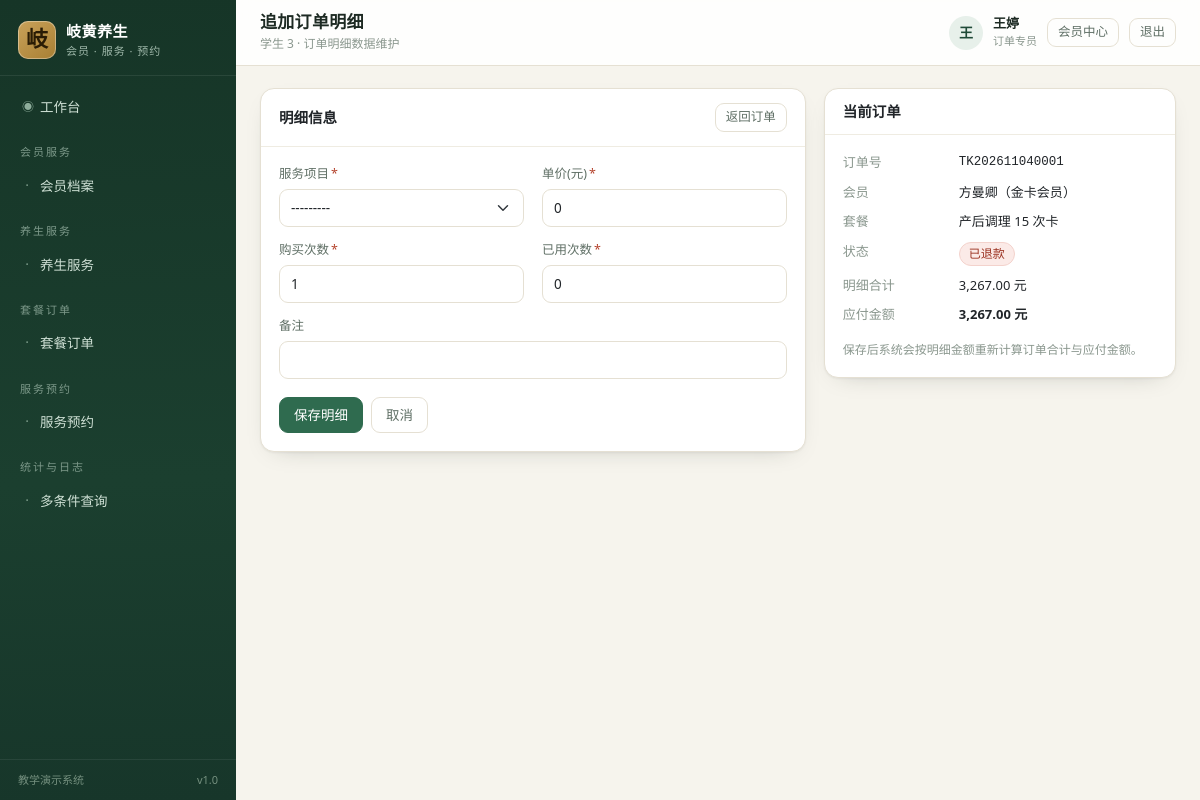
Page /orders/26/items/add/ (signed in) on the committed database.
### core/models.py (models this page shows, shortened)
class Menu(models.Model):
    GROUP_CHOICES = [
        ("member", "会员服务"),
        ("service", "养生服务"),
        ("order", "套餐订单"),
        ("appointment", "服务预约"),
        ("report", "统计与日志"),
        ("system", "系统管理"),
    ]
    code = models.CharField("菜单编码", max_length=50, unique=True)
    name = models.CharField("菜单名称", max_length=50)
    url_name = models.CharField("路由名称", max_length=80)
    perm_codename = models.CharField("所需权限", max_length=100, blank=True,
                                     help_text="如 services.view_healthservice，留空表示登录即可访问")
    icon = models.CharField("图标", max_length=40, default="bi-circle")
    role_scope = models.CharField(
        "适用角色", max_length=120, blank=True,
        help_text="逗号分隔的角色编码（如 member,therapist），留空表示全部角色",
    )
    group = models.CharField("分组", max_length=20, choices=GROUP_CHOICES, default="service")
    sort_order = models.IntegerField("排序", default=0)
    is_active = models.BooleanField("启用", default=True)
    class Meta:
        verbose_name = "系统菜单"
        verbose_name_plural = "系统菜单"
        ordering = ["group", "sort_order", "id"]

### accounts/models.py (models this page shows, shortened)
class User(AbstractUser):
    ROLE_CHOICES = [
        ("admin", "系统管理员"),
        ("service_manager", "服务主管"),
        ("order_clerk", "订单专员"),
        ("therapist", "健康顾问"),
        ("reporter", "报表专员"),
        ("member", "会员"),
    ]
    ROLE_GROUP_MAP = {
        "admin": "系统管理员",
        "service_manager": "服务主管",
        "order_clerk": "订单专员",
        "therapist": "健康顾问",
        "reporter": "报表专员",
        "member": "会员",
    }
    role = models.CharField("角色", max_length=30, choices=ROLE_CHOICES, default="member")
    display_name = models.CharField("姓名", max_length=30, blank=True)
    phone = models.CharField("联系电话", max_length=20, blank=True)
    last_login_ip = models.CharField("最近登录IP", max_length=45, blank=True)
    class Meta:
        verbose_name = "系统用户"
        verbose_name_plural = "系统用户"
        ordering = ["-date_joined"]
    @property
    def is_member(self):
        return self.role == "member"

class Member(models.Model):
    LEVEL_CHOICES = [
        ("bronze", "普通会员"),
        ("silver", "银卡会员"),
        ("gold", "金卡会员"),
        ("diamond", "钻石会员"),
    ]
    LEVEL_DISCOUNT = {"bronze": 1.00, "silver": 0.95, "gold": 0.90, "diamond": 0.85}
    GENDER_CHOICES = [("M", "男"), ("F", "女"), ("U", "未知")]
    member_no = models.CharField("会员编号", max_length=20, unique=True, db_index=True)
    user = models.OneToOneField(
        "accounts.User", verbose_name="登录账号", on_delete=models.SET_NULL,
        null=True, blank=True, related_name="member_profile",
    )
    name = models.CharField("会员姓名", max_length=30)
    gender = models.CharField("性别", max_length=1, choices=GENDER_CHOICES, default="U")
    birthday = models.DateField("出生日期", null=True, blank=True)
    phone = models.CharField("手机号", max_length=20, unique=True)
    level = models.CharField("会员等级", max_length=20, choices=LEVEL_CHOICES, default="bronze")
    points = models.IntegerField("积分", default=0)
    balance = models.DecimalField("账户余额", max_digits=10, decimal_places=2, default=0)
    constitution = models.CharField("中医体质", max_length=30, blank=True,
                                    help_text="如 平和质、气虚质、阳虚质、痰湿质等")
    health_notes = models.TextField("健康备注", blank=True)
    allergy = models.CharField("过敏史", max_length=120, blank=True)
    tags = models.CharField("标签", max_length=120, blank=True, help_text="逗号分隔，如 肩颈不适,睡眠差")
    join_date = models.DateField("入会日期", default=local_today)
    is_active = models.BooleanField("有效", default=True)
    remark = models.TextField("其他说明", blank=True)
    created_by = models.ForeignKey(
        "accounts.User", verbose_name="建档人", on_delete=models.SET_NULL,
        null=True, blank=True, related_name="created_members",
    )
    created_at = models.DateTimeField("创建时间", auto_now_add=True)
    updated_at = models.DateTimeField("更新时间", auto_now=True)
    class Meta:
        verbose_name = "会员档案"
        verbose_name_plural = "会员档案"
        ordering = ["-created_at"]
        indexes = [models.Index(fields=["level", "is_active"])]

### orders/models.py (models this page shows, shortened)
class Order(models.Model):
    STATUS_CHOICES = [
        ("pending", "待付款"),
        ("paid", "已付款"),
        ("servicing", "服务中"),
        ("completed", "已完成"),
        ("cancelled", "已取消"),
        ("refunded", "已退款"),
    ]
    STATUS_FLOW = {
        "pending": ["paid", "cancelled"],
        "paid": ["servicing", "refunded"],
        "servicing": ["completed", "refunded"],
        "completed": [],
        "cancelled": [],
        "refunded": [],
    }
    order_no = models.CharField("订单号", max_length=24, unique=True, db_index=True)
    member = models.ForeignKey("accounts.Member", verbose_name="会员", on_delete=models.PROTECT,
                               related_name="orders")
    package = models.ForeignKey(Package, verbose_name="套餐", on_delete=models.PROTECT, related_name="orders")
    quantity = models.IntegerField("购买数量", default=1)
    unit_price = models.DecimalField("单价(元)", max_digits=10, decimal_places=2, default=0)
    total_amount = models.DecimalField("明细合计(元)", max_digits=12, decimal_places=2, default=0)
    discount_amount = models.DecimalField("优惠金额(元)", max_digits=10, decimal_places=2, default=0)
    pay_amount = models.DecimalField("应付金额(元)", max_digits=12, decimal_places=2, default=0)
    status = models.CharField("订单状态", max_length=20, choices=STATUS_CHOICES, default="pending")
    salesperson = models.ForeignKey("accounts.User", verbose_name="销售顾问", on_delete=models.SET_NULL,
                                    null=True, blank=True, related_name="orders")
    remark = models.TextField("订单备注", blank=True)
    cancel_reason = models.CharField("取消/退款原因", max_length=200, blank=True)
    created_at = models.DateTimeField("下单时间", auto_now_add=True)
    updated_at = models.DateTimeField("更新时间", auto_now=True)
    paid_at = models.DateTimeField("付款时间", null=True, blank=True)
    completed_at = models.DateTimeField("完成时间", null=True, blank=True)
    class Meta:
        verbose_name = "套餐订单"
        verbose_name_plural = "套餐订单"
        ordering = ["-created_at"]
        permissions = [
            ("export_order", "导出套餐订单数据"),
            ("change_order_status", "变更订单状态"),
        ]
        indexes = [models.Index(fields=["status", "created_at"])]

class Package(models.Model):
    STATUS_CHOICES = [("on", "在售"), ("off", "停售")]
    code = models.CharField("套餐编码", max_length=20, unique=True)
    name = models.CharField("套餐名称", max_length=60)
    description = models.TextField("套餐说明", blank=True)
    price = models.DecimalField("套餐原价(元)", max_digits=10, decimal_places=2, default=0)
    member_price = models.DecimalField("会员价(元)", max_digits=10, decimal_places=2, default=0)
    valid_days = models.IntegerField("有效期(天)", default=365)
    status = models.CharField("状态", max_length=10, choices=STATUS_CHOICES, default="on")
    is_recommended = models.BooleanField("推荐套餐", default=False)
    created_at = models.DateTimeField("创建时间", auto_now_add=True)
    class Meta:
        verbose_name = "养生套餐"
        verbose_name_plural = "养生套餐"
        ordering = ["-is_recommended", "id"]

### orders/views.py (the view, shortened to what this page needs)
# urls.py: path("<int:pk>/items/add/", views.OrderItemCreateView.as_view(), name="item_add"),
class OrderItemCreateView(PermRequiredMixin, CreateView):
    model = OrderItem
    form_class = OrderItemForm
    template_name = "orders/order_item_form.html"
    permission_required = "orders.change_order"
    def dispatch(self, request, *args, **kwargs):
        self.order = get_object_or_404(Order, pk=kwargs["pk"])
        return super().dispatch(request, *args, **kwargs)
    def get_form_kwargs(self):
        kwargs = super().get_form_kwargs()
        kwargs["order"] = self.order
        return kwargs
    def get_context_data(self, **kwargs):
        ctx = super().get_context_data(**kwargs)
        ctx["order"] = self.order
        ctx["page_title"] = "追加订单明细"
        return ctx

### orders/forms.py (shortened to what this page needs)
class OrderItemForm(BaseStyledForm):
    class Meta:
        model = OrderItem
        fields = ["service", "times_total", "times_used", "unit_price", "remark"]
    def __init__(self, *args, order=None, **kwargs):
        super().__init__(*args, **kwargs)
        self.order = order or (self.instance.order if self.instance.pk else None)
        self.fields["service"].queryset = HealthService.objects.filter(status="on").order_by("name")
        for f in ("times_total", "times_used"):
            self.fields[f].widget.attrs.update({"min": 0})
        self.fields["unit_price"].widget.attrs.update({"min": 0})

### core/context_processors.py (called while the page is built)
def navigation(request):
    user = getattr(request, "user", None)
    if user is None or not user.is_authenticated:
        return {"nav_groups": [], "nav_menus": []}
    role = getattr(user, "role", "")
    menus = []
    for menu in Menu.objects.filter(is_active=True):
        if menu.role_scope and role not in [r.strip() for r in menu.role_scope.split(",") if r.strip()]:
            continue
        if not menu.perm_codename or user.has_perm(menu.perm_codename):
            menus.append(menu)
    group_labels = dict(Menu.GROUP_CHOICES)
    groups = []
    for code, label in Menu.GROUP_CHOICES:
        items = [m for m in menus if m.group == code]
        if items:
            groups.append({"code": code, "label": group_labels.get(code, label), "items": items})
    return {"nav_groups": groups, "nav_menus": menus}

### core/templatetags/ui_tags.py (called while the page is built)
@register.filter
def badge(value):
    return BADGE_MAP.get(str(value), "secondary")

@register.filter
def money(value):
    try:
        return f"{float(value):,.2f}"
    except (TypeError, ValueError):
        return "0.00"

@register.simple_tag(takes_context=True)
def active_nav(context, url_name):
    request = context.get("request")
    if not request:
        return ""
    resolver = getattr(request, "resolver_match", None)
    if not resolver:
        return ""
    current = resolver.view_name or ""
    return "active" if current == url_name or current.startswith(url_name + "_") else ""

### services/models.py (called while the page is built)
    def __str__(self):
        return f"{self.name}({self.code})"

### templates/orders/order_item_form.html (shortened to what this page needs)
{% extends "base.html" %}
{% load ui_tags %}
{% block page_title %}{{ page_title }}{% endblock %}
{% block breadcrumb %}<div class="crumb">学生 3 · 订单明细数据维护</div>{% endblock %}
{% block content %}
<form method="post">
  <div class="detail-grid">
    <div class="card">
      <div class="card-head">
        <h2>明细信息</h2>
        <a class="btn btn-sm btn-outline-secondary" href="{% url 'orders:detail' order.pk %}">返回订单</a>
      </div>
      <div class="card-body">
        <div class="form-grid">
          {% include "partials/form_field.html" with field=form.service %}
          {% include "partials/form_field.html" with field=form.unit_price %}
          {% include "partials/form_field.html" with field=form.times_total %}
          {% include "partials/form_field.html" with field=form.times_used %}
          {% include "partials/form_field.html" with field=form.remark wide=True %}
        </div>
        <div style="margin-top:18px;display:flex;gap:8px">
          <button class="btn btn-primary" type="submit">保存明细</button>
          <a class="btn btn-outline-secondary" href="{% url 'orders:detail' order.pk %}">取消</a>
        </div>
      </div>
    </div>
    <div class="card">
      <div class="card-head"><h2>当前订单</h2></div>
      <div class="card-body">
        <dl class="dl">
          <dt>订单号</dt><dd class="mono">{{ order.order_no }}</dd>
          <dt>会员</dt><dd>{{ order.member.name }}（{{ order.member.get_level_display }}）</dd>
          <dt>套餐</dt><dd>{{ order.package.name }}</dd>
          <dt>状态</dt><dd><span class="badge-soft {{ order.status|badge }}">{{ order.get_status_display }}</span></dd>
          <dt>明细合计</dt><dd>{{ order.total_amount|money }} 元</dd>
          <dt>应付金额</dt><dd class="strong">{{ order.pay_amount|money }} 元</dd>
        </dl>
        <div class="muted" style="margin-top:14px;font-size:12px">
          保存后系统会按明细金额重新计算订单合计与应付金额。
        </div>
      </div>
    </div>
  </div>
</form>
{% endblock %}

### templates/base.html (shortened to what this page needs)
{% load static ui_tags %}<!DOCTYPE html>
<html lang="zh-CN">
<head>
  <link rel="stylesheet" href="{% static 'vendor/bootstrap.min.css' %}">
  <link rel="stylesheet" href="{% static 'css/app.css' %}">
</head>
<body>
<div class="layout">
  <aside class="sidebar" id="sidebar">
    <a class="brand" href="{% url 'dashboard' %}">
      <span class="brand-mark">岐</span>
      <span class="brand-text">
        <strong>岐黄养生</strong>
        <small>会员 · 服务 · 预约</small>
      </span>
    </a>
    <nav class="nav-list">
      {% if not user.is_member %}
      <a class="nav-item {% active_nav 'dashboard' %}" href="{% url 'dashboard' %}">
        <span class="nav-icon">◉</span> 工作台
      </a>
      {% endif %}
      {% for group in nav_groups %}
        <div class="nav-group">{{ group.label }}</div>
        {% for menu in group.items %}
          <a class="nav-item {% active_nav menu.url_name %}" href="{% url menu.url_name %}">
            <span class="nav-icon">·</span> {{ menu.name }}
          </a>
        {% endfor %}
      {% endfor %}
    </nav>
    <div class="sidebar-foot">
      <span>教学演示系统</span>
      <span class="ver">v1.0</span>
    </div>
  </aside>
  <div class="main">
    <header class="topbar">
      <div class="page-heading">
        <h1>{% block page_title %}工作台{% endblock %}</h1>
        {% block breadcrumb %}{% endblock %}
      </div>
      <div class="user-box">
        <span class="avatar">{{ user.display_name|default:user.username|slice:":1" }}</span>
        <span class="user-meta">
          <strong>{{ user.display_name|default:user.username }}</strong>
          <small>{{ user.get_role_display }}</small>
        </span>
        <a class="btn btn-sm btn-outline-secondary" href="{% url 'accounts:profile' %}">会员中心</a>
        <form method="post" action="{% url 'accounts:logout' %}" class="d-inline">
          <button class="btn btn-sm btn-outline-secondary" type="submit">退出</button>
        </form>
      </div>
    </header>
    <main class="content">
      {% block content %}{% endblock %}
    </main>
  </div>
</div>
</body>
</html>

### rows in the picture
Menu: name "会员档案"
Menu: name "养生服务"
Menu: name "套餐订单"
Menu: name "服务预约"
Menu: name "多条件查询"
User: display_name "王", display_name "王婷", role "订单专员"
Order: order_no "TK202611040001", member.name "方曼卿", member.level "金卡会员", package.name "产后调理 15 次卡", status "已退款", total_amount "3,267.00", pay_amount "3,267.00"

### other values in the picture
{{ group.label }} "会员服务" "养生服务" "套餐订单" "服务预约" "统计与日志"
{{ page_title }} "追加订单明细"
{{ field.label }} "服务项目 单价(元) 购买次数 已用次数 备注"
